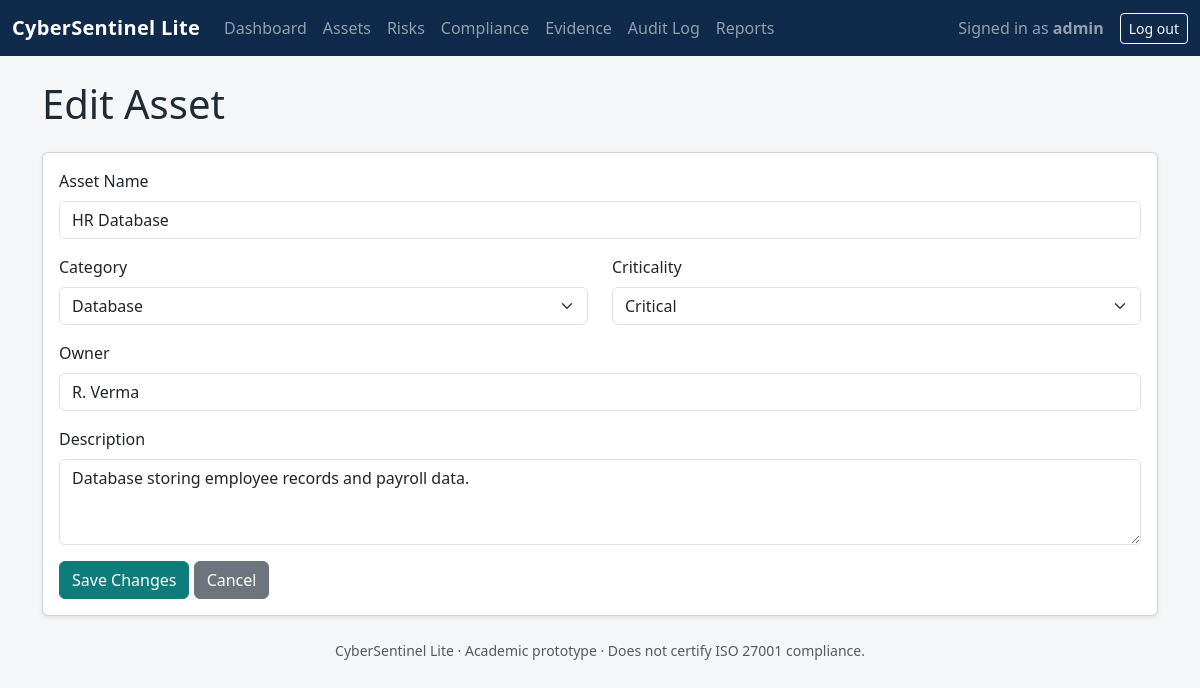
/assets/2/edit (signed in), run on the app's committed database.
### tables this page shows
CREATE TABLE assets (
            id INTEGER PRIMARY KEY AUTOINCREMENT,
            name TEXT NOT NULL,
            category TEXT NOT NULL,
            description TEXT,
            owner TEXT NOT NULL,
            criticality TEXT NOT NULL,
            created_at TEXT NOT NULL
        );

### app.py (the view, shortened to what this page needs)
@app.route("/assets/<int:asset_id>/edit", methods=["GET", "POST"])
@login_required
def asset_edit(asset_id):
    db = get_db()
    asset = db.execute(
        "SELECT * FROM assets WHERE id = ?", (asset_id,)).fetchone()
    if asset is None:
        abort(404)
    return render_template(
        "asset_form.html", asset=asset, categories=ASSET_CATEGORIES,
        criticalities=CRITICALITIES, form_data=None)

### app.py (called while the page is built)
def get_db():
    if "db" not in g:
        g.db = sqlite3.connect(app.config["DATABASE"])
        g.db.row_factory = sqlite3.Row
        g.db.execute("PRAGMA foreign_keys = ON")
    return g.db

def login_required(view):
    from functools import wraps
    @wraps(view)
    def wrapped(*args, **kwargs):
        if "username" not in session:
            flash("Please log in to continue.", "warning")
            return redirect(url_for("login", next=request.path))
        return view(*args, **kwargs)
    return wrapped

### templates/asset_form.html (shortened to what this page needs)
{% extends "base.html" %}
{% block content %}
<h1 class="mb-4">{{ 'Edit Asset' if asset else 'Add Asset' }}</h1>
<div class="card shadow-sm">
  <div class="card-body">
    <form method="post">
      <div class="mb-3">
        <label for="name" class="form-label">Asset Name</label>
        <input type="text" class="form-control" id="name" name="name" maxlength="120" required
               value="{{ (form_data['name'] if form_data else asset['name'] if asset else '') }}">
      </div>
      <div class="row">
        <div class="col-md-6 mb-3">
          <label for="category" class="form-label">Category</label>
          <select class="form-select" id="category" name="category" required>
            {% for c in categories %}
            <option value="{{ c }}" {{ 'selected' if (form_data['category'] if form_data else asset['category'] if asset else '') == c }}>{{ c }}</option>
            {% endfor %}
          </select>
        </div>
        <div class="col-md-6 mb-3">
          <label for="criticality" class="form-label">Criticality</label>
          <select class="form-select" id="criticality" name="criticality" required>
            {% for c in criticalities %}
            <option value="{{ c }}" {{ 'selected' if (form_data['criticality'] if form_data else asset['criticality'] if asset else '') == c }}>{{ c }}</option>
            {% endfor %}
          </select>
        </div>
      </div>
      <div class="mb-3">
        <label for="owner" class="form-label">Owner</label>
        <input type="text" class="form-control" id="owner" name="owner" required
               value="{{ (form_data['owner'] if form_data else asset['owner'] if asset else '') }}">
      </div>
      <div class="mb-3">
        <label for="description" class="form-label">Description</label>
        <textarea class="form-control" id="description" name="description" rows="3">{{ (form_data['description'] if form_data else asset['description'] if asset else '') }}</textarea>
      </div>
      <button type="submit" class="btn btn-teal">{{ 'Save Changes' if asset else 'Add Asset' }}</button>
      <a class="btn btn-secondary" href="{{ url_for('assets_list') }}">Cancel</a>
    </form>
  </div>
</div>
{% endblock %}

### static/css/style.css (style rules this page uses)
:root { --navy: #0f2a4a; --teal: #0e7c7b; --teal-dark: #0a5e5d; }
body { background-color: #f4f6f8; color: #1f2a33; }
.btn-teal { background-color: var(--teal); border-color: var(--teal); color: #fff; }

### data on the page
assets: name "HR Database", owner "R. Verma", description "Database storing employee records and payroll data."

### other printed values
{{ session['username'] }} "admin"
{{ 'Edit Asset' if asset else 'Add Asset' }} "Edit Asset"
{{ 'Save Changes' if asset else 'Add Asset' }} "Save Changes"
form field category "Database"
form field criticality "Critical"
